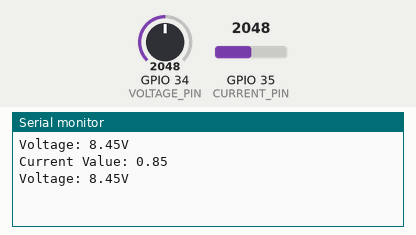
Simulated run of this sketch. Board: ESP32. On the bench: the last lines printed to the serial monitor. The test bench sets the inputs (shaded band); at power-on: GPIO 34 (VOLTAGE_PIN) = 2048, GPIO 35 (CURRENT_PIN) = 2048. WiFi joins after 1.5 s; servers stay silent unless stated.

Above: at 3.0 s.
3.1 s: GPIO 34 (VOLTAGE_PIN) set to 2866
At 3.7 s:
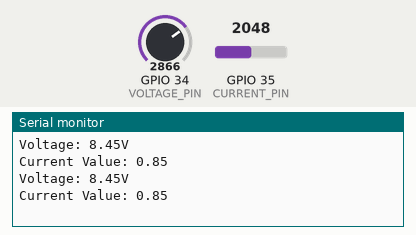
4.6 s: GPIO 35 (CURRENT_PIN) set to 2866
At 5.2 s:
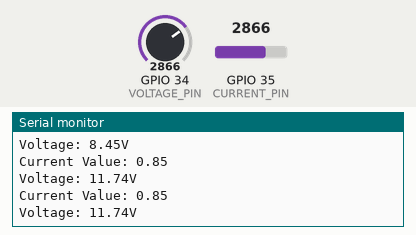
6.1 s: GPIO 34 (VOLTAGE_PIN) set to 3603
At 6.7 s:
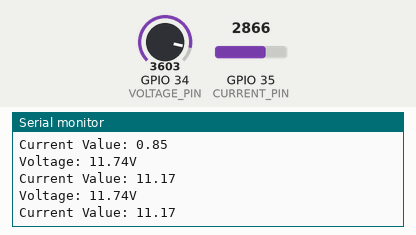
7.6 s: GPIO 35 (CURRENT_PIN) set to 3603
At 8.2 s:
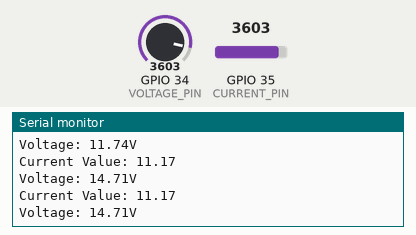
Timing chart, 0 to 10.1 s (numbered marks = the images above; inputs shaded):
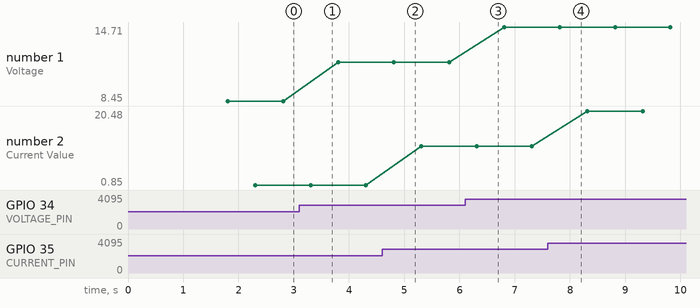

The sketch:

ESP32_BlynkIOT_Sensors.ino
```cpp
#define BLYNK_PRINT Serial
#define BLYNK_TEMPLATE_ID "TMPL6br_bcayg"
#define BLYNK_TEMPLATE_NAME "LED ESP32"
#define BLYNK_AUTH_TOKEN "_zzMSzpW7zQ14CiSLCnqpQUCjWDs48Qj"

#define VOLTAGE_PIN 34
#define CURRENT_PIN 35

#include <WiFi.h>
#include <WiFiClient.h>
#include <BlynkSimpleEsp32.h>

int voltage_offset = 20;  // set the correction offset value

char ssid[] = "Jake Wifi";
char pass[] = "Aabbcc_12345";

void setup() {
  pinMode(VOLTAGE_PIN, INPUT);
  pinMode(CURRENT_PIN, INPUT);
  Serial.begin(115200);
  Blynk.begin(BLYNK_AUTH_TOKEN, ssid, pass);
}

void loop() {
  Blynk.run();
  calculatePower();
}

double readVoltageSensor() {
  int volt = analogRead(VOLTAGE_PIN);  // read the input - GPIO_NUM_34
  double voltage = map(volt, 0, 4096, 0, 1650) + voltage_offset;
  voltage /= 100;                       // divide by 100 to get the decimal values
  double voltageFinal = voltage + 0.5;  //offset
  Serial.print("Voltage: ");
  Serial.print(voltage);
  Serial.println("V");
  Blynk.virtualWrite(V1, voltageFinal);
  delay(500);
  return voltageFinal;
}

double readCurrentSensor() {
  int adc = analogRead(CURRENT_PIN);
  float R1 = 6800.0;
  float R2 = 12000.0;
  float adc_voltage = adc * (3.3 / 4096.0);
  float current_voltage = (adc_voltage * (R1 + R2) / R2);
  float current = (current_voltage-2.5) / 0.100;
  Serial.print("Current Value: ");
  Serial.println(current);
  Blynk.virtualWrite(V2, current);
  delay(500);
  return current;
}

double calculatePower() {
  double power = readVoltageSensor() * readCurrentSensor();
  Blynk.virtualWrite(V3, power);
  return power;
}
```

Measured:
- plotted number 1: 8.45 → 11.74 after the input at 3.1 s, 11.74 → 14.71 after the input at 6.1 s
- plotted number 2: 0.85 → 11.17 after the input at 4.6 s, 11.17 → 20.48 after the input at 7.6 s
